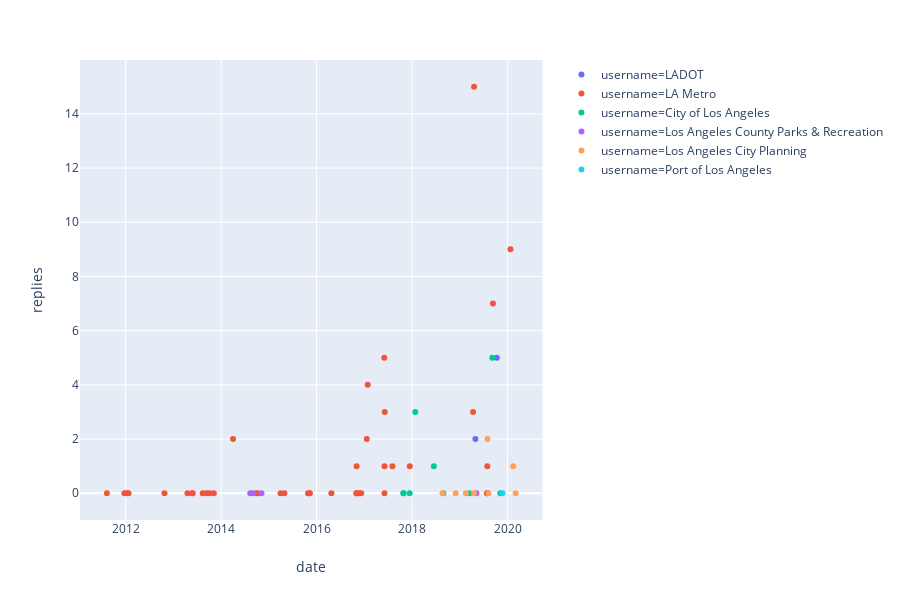

Notebook code for this chart:
### Code cell
fig = px.scatter(la_tweets, x='date', y = 'replies', color="username")
fig.show()

### Figure 1 — Plotly figure (JSON) as saved in the notebook; plotly's stock layout.template omitted (floating-point values rounded to 4 significant figures)
{"data": [{"hoverlabel": {"namelength": 0}, "hovertemplate": "username=LADOT<br>date=%{x}<br>replies=%{y}", "legendgroup": "username=LADOT", "marker": {"color": "#636efa", "symbol": "circle"}, "mode": "markers", "name": "username=LADOT", "showlegend": true, "type": "scatter", "x": ["2019-10-10T00:00:31", "2019-04-29T19:01:08"], "xaxis": "x", "y": [5, 2], "yaxis": "y"}, {"hoverlabel": {"namelength": 0}, "hovertemplate": "username=LA Metro<br>date=%{x}<br>replies=%{y}", "legendgroup": "username=LA Metro", "marker": {"color": "#EF553B", "symbol": "circle"}, "mode": "markers", "name": "username=LA Metro", "showlegend": true, "type": "scatter", "x": ["2014-04-01T18:32:47", "2012-10-24T17:51:30", "2017-12-13T23:15:15", "2017-08-02T15:41:48", "2017-06-05T04:10:05", "2017-06-03T15:15:18", "2017-06-03T05:30:16", "2017-06-01T20:16:01", "2011-08-10T16:43:16", "2016-04-22T19:30:17", "2013-11-05T17:15:22", "2013-10-04T16:18:21", "2013-09-11T22:03:20", "2013-08-12T18:14:31", "2013-05-28T17:37:40", "2013-05-22T17:22:14", "2013-04-17T21:54:17", "2015-03-30T19:00:15", "2014-10-06T15:34:18", "2014-09-26T20:12:40", "2012-01-23T18:06:21", "2012-01-09T18:47:24", "2011-12-22T19:36:45", "2019-04-19T02:00:35", "2019-04-11T21:45:15", "2017-01-25T20:42:50", "2017-01-18T16:56:18", "2016-12-07T07:30:17", "2016-11-21T21:00:30", "2016-11-01T21:42:35", "2016-11-01T21:11:30", "2016-11-01T16:37:12", "2016-11-01T07:15:09", "2015-11-10T09:00:13", "2015-11-07T03:30:06", "2015-10-27T18:00:09", "2015-04-29T19:13:14", "2020-01-22T18:32:35", "2019-09-11T02:15:03", "2019-08-01T17:20:15", "2019-07-29T17:20:12", "2019-07-26T19:20:07"], "xaxis": "x", "y": [2, 0, 1, 1, 3, 1, 0, 5, 0, 0, 0, 0, 0, 0, 0, 0, 0, 0, 0, 0, 0, 0, 0, 15, 3, 4, 2, 0, 0, 0, 1, 0, 0, 0, 0, 0, 0, 9, 7, 0, 1, 0], "yaxis": "y"}, {"hoverlabel": {"namelength": 0}, "hovertemplate": "username=City of Los Angeles<br>date=%{x}<br>replies=%{y}", "legendgroup": "username=City of Los Angeles", "marker": {"color": "#00cc96", "symbol": "circle"}, "mode": "markers", "name": "username=City of Los Angeles", "showlegend": true, "type": "scatter", "x": ["2019-03-15T22:41:31", "2019-11-05T23:13:28", "2019-09-05T19:57:02", "2018-08-27T21:35:22", "2018-06-15T21:24:14", "2018-01-24T20:51:27", "2017-12-12T21:23:16", "2017-10-26T18:55:40", "2017-10-25T20:45:07"], "xaxis": "x", "y": [0, 0, 5, 0, 1, 3, 0, 0, 0], "yaxis": "y"}, {"hoverlabel": {"namelength": 0}, "hovertemplate": "username=Los Angeles County Parks & Recreation<br>date=%{x}<br>replies=%{y}", "legendgroup": "username=Los Angeles County Parks & Recreation", "marker": {"color": "#ab63fa", "symbol": "circle"}, "mode": "markers", "name": "username=Los Angeles County Parks & Recreation", "showlegend": true, "type": "scatter", "x": ["2019-05-07T19:39:08", "2014-11-04T21:13:08", "2014-08-30T18:24:08", "2014-08-11T14:24:10"], "xaxis": "x", "y": [0, 0, 0, 0], "yaxis": "y"}, {"hoverlabel": {"namelength": 0}, "hovertemplate": "username=Los Angeles City Planning<br>date=%{x}<br>replies=%{y}", "legendgroup": "username=Los Angeles City Planning", "marker": {"color": "#FFA15A", "symbol": "circle"}, "mode": "markers", "name": "username=Los Angeles City Planning", "showlegend": true, "type": "scatter", "x": ["2018-08-20T22:00:01", "2019-04-19T17:15:00", "2019-02-15T19:30:55", "2018-11-30T02:05:00", "2020-03-02T20:28:31", "2020-02-13T02:08:18", "2019-08-07T18:32:55", "2019-07-30T17:39:15"], "xaxis": "x", "y": [0, 0, 0, 0, 0, 1, 0, 2], "yaxis": "y"}, {"hoverlabel": {"namelength": 0}, "hovertemplate": "username=Port of Los Angeles<br>date=%{x}<br>replies=%{y}", "legendgroup": "username=Port of Los Angeles", "marker": {"color": "#19d3f3", "symbol": "circle"}, "mode": "markers", "name": "username=Port of Los Angeles", "showlegend": true, "type": "scatter", "x": ["2019-11-21T23:26:30"], "xaxis": "x", "y": [0], "yaxis": "y"}], "layout": {"height": 600, "legend": {"tracegroupgap": 0}, "margin": {"t": 60}, "xaxis": {"anchor": "y", "domain": [0, 0.98], "title": {"text": "date"}}, "yaxis": {"anchor": "x", "domain": [0, 1], "title": {"text": "replies"}}}}
